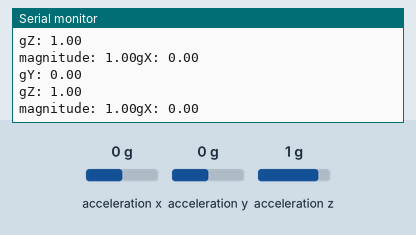
Simulated run of this sketch. Board: Arduino Uno, built with avr-gcc and run on an emulated ATmega328P. On the bench: the last lines printed to the serial monitor. The inputs (shaded band) are chosen by the test bench; at power-on: acceleration x 0 g, acceleration y 0 g, acceleration z 1 g.

Above: at 1.2 s.
1.3 s: acceleration x set to -1.4 g
At 1.39 s:
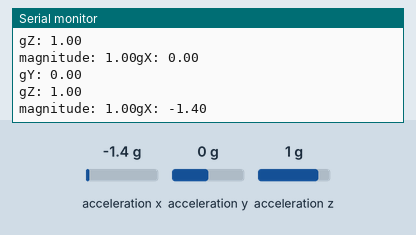
4.3 s: acceleration y set to -1.4 g
At 4.43 s:
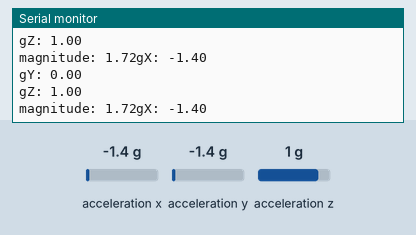
5.8 s: acceleration z set to -1.4 g
At 5.84 s:
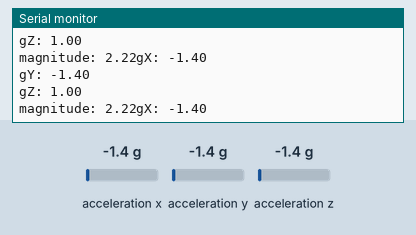
Timing chart, 0 to 8.8 s (numbered marks = the images above; inputs shaded):
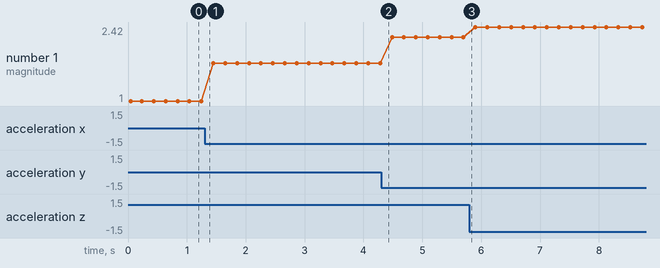

The sketch:

IMUTests.ino
```cpp
#include "LSM6DS3.h"

//initiate IMU
LSM6DS3 myIMU(I2C_MODE, 0x6A);

void setup() {
  Serial.begin(9600);
   //Call .begin() to configure the IMUs
  if (myIMU.begin() != 0) {
      Serial.println("Device error");
  } else {
      Serial.println("Device OK!");
  }

}

void loop() {

  float gX = myIMU.readFloatAccelX();
  float gY = myIMU.readFloatAccelY();
  float gZ = myIMU.readFloatAccelZ();

  float magnitude = sqrt(gX * gX + gY * gY + gZ * gZ);
  Serial.print("gX: ");
  Serial.println(gX);
  Serial.print("gY: ");
  Serial.println(gY);
  Serial.print("gZ: ");
  Serial.println(gZ);
  Serial.print("magnitude: ");
  Serial.print(magnitude);
  delay(200);

}
```

Measured:
- plotted number 1: 1 → 1.72 after the input at 1.3 s, 1.72 → 2.22 after the input at 4.3 s, 2.22 → 2.42 after the input at 5.8 s
